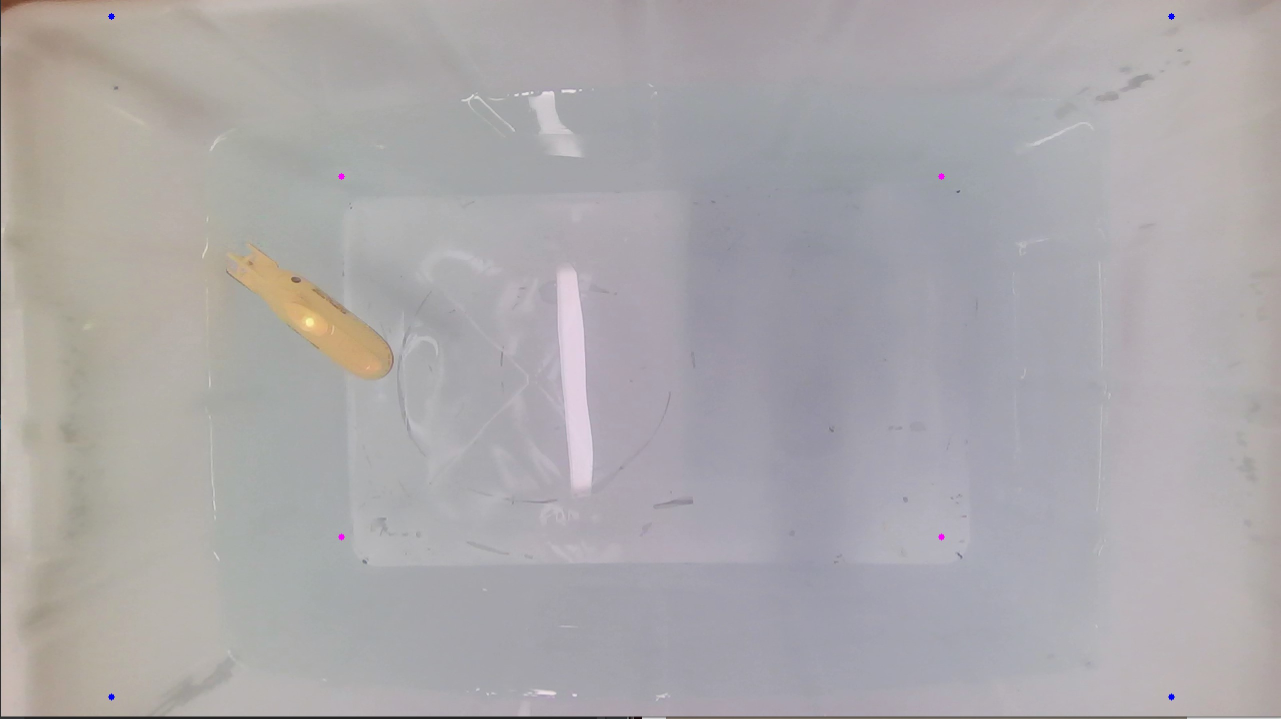
#> input picture test.jpg, 2562 x 1438 px, given in place of the camera (shown at 1/2 size)
$ python videocontour.py
#> lines starting #> are read from the running program, lines starting #| are printed output that depends on the picture; after the words box and inside, x2 and y2 are one past the last pixel; in counts of white or black regions, pixels touching at a corner belong together
import cv2
import numpy as np
import datetime
import math
import keyboard
import time
import cvzone
def main():

    # configuration
    last_distance = [48,48,48] # blue, green, black
    last_yaw = [0,0,0] # blue, green, black
    pref_long = 0  #long pixel for contour
    pref_short = 0  #short pixel for contour
    plate_type = ["blue", "green", "black"]
    res_index = 0
    counter = 0
    switch = 0
    distance = 48
    dataline_blue =(0,0)
    dataline_green = (0, 0)
    dataline_black = (0, 0)

    topwater = 48 # 顶部（潜艇付出水面） #actually 48    # 水深23cm 从48-72cm 但submarine高5cm，所以深度为67cm
    #cap = cv2.VideoCapture(1) # for macbook
    cap = cv2.VideoCapture(2,cv2.CAP_DSHOW)   # open 1080hp camera (0), computer camera is (1)
    fps = 60
    cap.set(6, cv2.VideoWriter_fourcc('M', 'J', 'P', 'G'))  # MJPG
    cap.set(5, fps)  # fps

    #1280x720
    cap.set(cv2.CAP_PROP_FRAME_WIDTH,1280)
    cap.set(cv2.CAP_PROP_FRAME_HEIGHT,720)
    isOpened = cap.isOpened()   # judge is it opened or not
    yaw_actual = 0
    yaw_actual1 = 0

    # color definition
    color_dict = dict()
    lower_blue_hsv = np.array([100, 43, 46])
    upper_blue_hsv = np.array([124, 255, 255])
    #lower_red_hsv = np.array([156, 43, 46])
    #upper_red_hsv = np.array([180, 255, 255])
    lower_green_hsv = np.array([35, 43, 46])
    upper_green_hsv = np.array([77, 255, 255])
    lower_black_hsv = np.array([0, 0, 46])
    upper_black_hsv = np.array([180, 43, 150])
    color_dict['blue'] = [lower_blue_hsv, upper_blue_hsv]
    color_dict['green'] = [lower_green_hsv, upper_green_hsv]
    color_dict['black'] = [lower_black_hsv, upper_black_hsv]

    #template = cv2.imread("template.png",0)
# width and centimeters
    f = 0.0028 # 焦距2.8mm
    pi = 0.000003 # pixel cm
    W = 2.6 #cm real value for submarine
    Wb = 2.5 # cm for black one
    # [6 lines of commented-out code are left out]
    width = [50,47,46.68,44.8,40]
    height_blue = [200,187.421,182.789,173.5263,156] # pref_long
    height_black = [149,137.421,132.789,123.5263,105] # length
    #width1 = [50,41]
    x_pixel_sample = [110,171,195,243.2,340]
    y_pixel_sample = [20,62,79,113,180]
    conver_x_sample = [15.27778,15.88889,16.17857,13.57193,9.971831] # rate for conversion between pixel and real length
    conver_y_sample = [16.77273,14.31579,13.22727,12.09091,8.47619]
    depth = [48,53,55,59,67] # y=Ax+B  OR y = Ax^2+bx+C
    #depth1 = [48,67]
    coff_xpixel = np.polyfit(depth,x_pixel_sample,2)
    equ1 = np.poly1d(coff_xpixel)
    coff_ypixel = np.polyfit(depth,y_pixel_sample,2)
    equ2 = np.poly1d(coff_ypixel)
    coff_xconver = np.polyfit(depth,conver_x_sample,2)
    equ3 = np.poly1d(coff_xconver)
    coff_yconver = np.polyfit(depth,conver_y_sample,2)
    equ4 = np.poly1d(coff_yconver)
    coff_width = np.polyfit(width, depth, 2)
    equ5 = np.poly1d(coff_width)
    coff_heightblue = np.polyfit(height_blue, depth, 2)
    equ6 = np.poly1d(coff_heightblue)
    coff_heightblack = np.polyfit(height_black, depth, 2)
    equ7 = np.poly1d(coff_heightblack)

    while isOpened:
        counter = counter + 1
        flag, img = cap.read()  # read every frame
#> img is the input picture: shape (1438, 2562, 3); mean B, G, R 170, 167.8, 171.1
        gray = cv2.cvtColor(img, cv2.COLOR_BGR2GRAY)
        gray1 = gray
        gray1[gray1 > 200] = 255
        gray1[gray1 < 50] = 0  # 把中间像素转化为黑与白
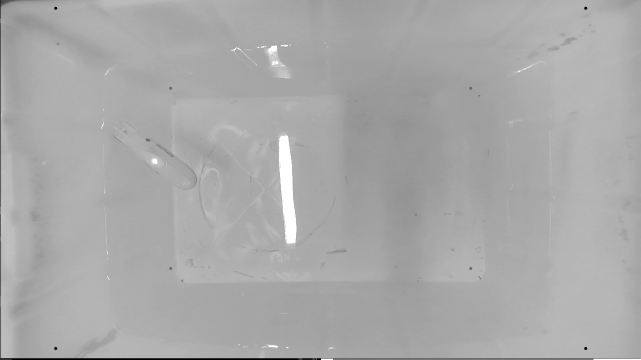
#> gray1: shape (1438, 2562) (shown at 1/4 size); min 0, max 255, mean 169.1
        blur = cv2.medianBlur(gray1, 3)  # median blur
        ret, dst = cv2.threshold(blur, 105, 255, cv2.THRESH_BINARY_INV) # 与环境有关, can be adjusted 前值越小 越能放噪音 但太小会导致本身轮廓消失
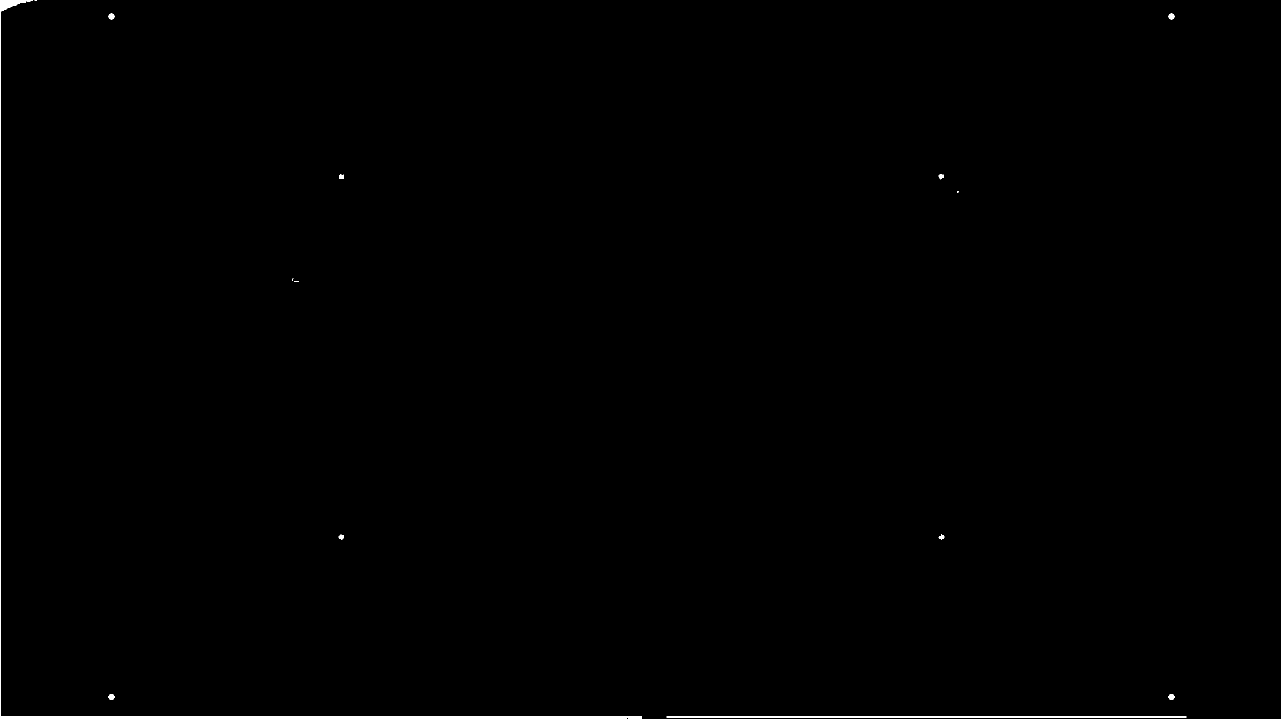
#> dst: shape (1438, 2562) (shown at 1/2 size); 0.35% white; 15 white regions (5 under 20 px), largest, box (x1, y1, x2, y2) and area: (0, 0, 1284, 1438) 9946, (1333, 1433, 2373, 1435) 2080, (217, 27, 229, 39) 112
        kernel = np.ones((1, 1), np.uint8)
        obj_bin = cv2.erode(dst, kernel, iterations=1)
        kernel = np.ones((3, 3), np.uint8)
        obj_bin = cv2.dilate(obj_bin, kernel, iterations=1)
#> obj_bin: shape (1438, 2562); 0.49% white; 14 white regions (1 under 20 px)
        contours, hier = cv2.findContours(obj_bin, cv2.RETR_EXTERNAL, cv2.CHAIN_APPROX_NONE)
#> contours = 14 contours, 3 with area under 20; largest, box (x1, y1, x2, y2) and area: (0, 0, 1285, 1438) 9962, (1332, 1432, 2374, 1436) 3123, (2336, 1387, 2350, 1401) 143, (216, 1387, 230, 1401) 143, (2336, 26, 2350, 40) 143
#> (the rest of the program and of its run is left out)
